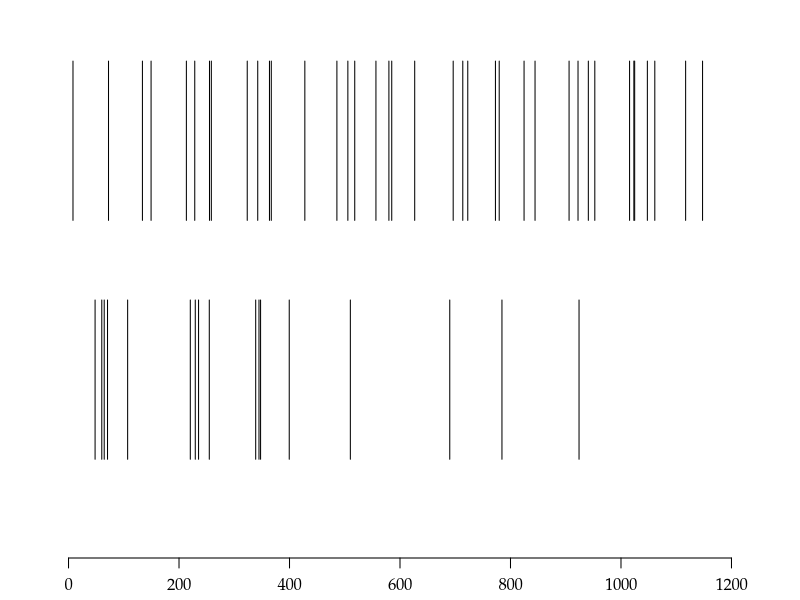

The R source for this figure:
args = commandArgs()
basename = sub(".R$", "", sub("^--file=(.*/)?", "", args[grep("^--file=", args)]))
if (length(basename) != 0)
    quartz(type="pdf", file=paste0(basename, ".pdf"), width=7, height=2)
par(family="Palatino")
par(mgp=c(2,0.8,0)) # title and axis margins. default: c(3,1,0)
par(mar=c(2,2,2,2)+0.1) # bottom, left, top, right margins. default: c(5,4,4,2)+0.1
plot(c(0,1200), c(0,3), type="n", axes=FALSE, xlab="", ylab="")
axis(1)
r1 = runif(17) * 1200
r2 = runif(38) * 1200
segments(r1, 0.5, r1, 1.5)
segments(r2, 2, r2, 3)
dev.off()
